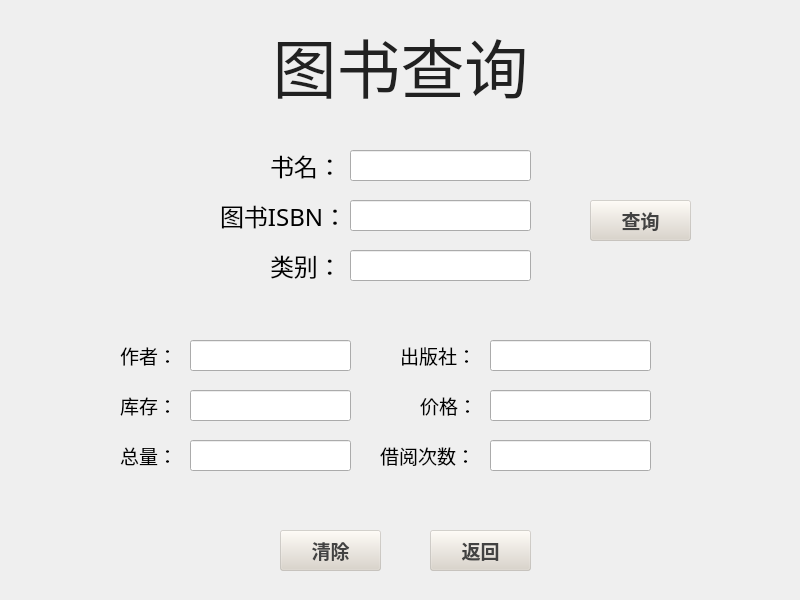
<?xml version="1.0" encoding="UTF-8"?>
<ui version="4.0">
 <class>BookInfo</class>
 <widget class="QWidget" name="BookInfo">
  <property name="geometry">
   <rect>
    <x>0</x>
    <y>0</y>
    <width>800</width>
    <height>600</height>
   </rect>
  </property>
  <property name="windowTitle">
   <string>Form</string>
  </property>
  <widget class="QLabel" name="label_7">
   <property name="geometry">
    <rect>
     <x>270</x>
     <y>150</y>
     <width>141</width>
     <height>31</height>
    </rect>
   </property>
   <property name="font">
    <font>
     <family>楷体</family>
     <pointsize>18</pointsize>
    </font>
   </property>
   <property name="text">
    <string>书名：</string>
   </property>
  </widget>
  <widget class="QLineEdit" name="lineEdit_2">
   <property name="geometry">
    <rect>
     <x>350</x>
     <y>200</y>
     <width>181</width>
     <height>31</height>
    </rect>
   </property>
   <property name="font">
    <font>
     <family>黑体</family>
     <pointsize>12</pointsize>
    </font>
   </property>
   <property name="cursor">
    <cursorShape>IBeamCursor</cursorShape>
   </property>
   <property name="text">
    <string/>
   </property>
  </widget>
  <widget class="QPushButton" name="pushButton_3">
   <property name="geometry">
    <rect>
     <x>280</x>
     <y>530</y>
     <width>101</width>
     <height>41</height>
    </rect>
   </property>
   <property name="font">
    <font>
     <family>楷体</family>
     <pointsize>14</pointsize>
     <weight>75</weight>
     <bold>true</bold>
    </font>
   </property>
   <property name="styleSheet">
    <string notr="true">color: rgb(66, 66, 66);
background-color: rgb(218, 211, 200,100);</string>
   </property>
   <property name="text">
    <string>清除</string>
   </property>
  </widget>
  <widget class="QPushButton" name="pushButton_2">
   <property name="geometry">
    <rect>
     <x>430</x>
     <y>530</y>
     <width>101</width>
     <height>41</height>
    </rect>
   </property>
   <property name="font">
    <font>
     <family>楷体</family>
     <pointsize>14</pointsize>
     <weight>75</weight>
     <bold>true</bold>
    </font>
   </property>
   <property name="styleSheet">
    <string notr="true">color: rgb(66, 66, 66);
background-color: rgb(218, 211, 200,100);</string>
   </property>
   <property name="text">
    <string>返回</string>
   </property>
  </widget>
  <widget class="QLineEdit" name="lineEdit_1">
   <property name="geometry">
    <rect>
     <x>350</x>
     <y>150</y>
     <width>181</width>
     <height>31</height>
    </rect>
   </property>
   <property name="font">
    <font>
     <family>黑体</family>
     <pointsize>12</pointsize>
    </font>
   </property>
   <property name="cursor">
    <cursorShape>IBeamCursor</cursorShape>
   </property>
   <property name="text">
    <string/>
   </property>
  </widget>
  <widget class="QLabel" name="label_6">
   <property name="geometry">
    <rect>
     <x>220</x>
     <y>200</y>
     <width>131</width>
     <height>31</height>
    </rect>
   </property>
   <property name="font">
    <font>
     <family>楷体</family>
     <pointsize>18</pointsize>
    </font>
   </property>
   <property name="text">
    <string>图书ISBN：</string>
   </property>
  </widget>
  <widget class="QLineEdit" name="lineEdit_3">
   <property name="geometry">
    <rect>
     <x>190</x>
     <y>340</y>
     <width>161</width>
     <height>31</height>
    </rect>
   </property>
   <property name="font">
    <font>
     <family>楷体</family>
     <pointsize>11</pointsize>
    </font>
   </property>
   <property name="cursor">
    <cursorShape>ArrowCursor</cursorShape>
   </property>
  </widget>
  <widget class="QLabel" name="label_2">
   <property name="geometry">
    <rect>
     <x>120</x>
     <y>340</y>
     <width>91</width>
     <height>31</height>
    </rect>
   </property>
   <property name="font">
    <font>
     <family>楷体</family>
     <pointsize>14</pointsize>
    </font>
   </property>
   <property name="text">
    <string>作者：</string>
   </property>
  </widget>
  <widget class="QLineEdit" name="lineEdit_5">
   <property name="geometry">
    <rect>
     <x>190</x>
     <y>390</y>
     <width>161</width>
     <height>31</height>
    </rect>
   </property>
   <property name="font">
    <font>
     <family>楷体</family>
     <pointsize>11</pointsize>
    </font>
   </property>
   <property name="cursor">
    <cursorShape>ArrowCursor</cursorShape>
   </property>
  </widget>
  <widget class="QLabel" name="label_3">
   <property name="geometry">
    <rect>
     <x>120</x>
     <y>390</y>
     <width>91</width>
     <height>31</height>
    </rect>
   </property>
   <property name="font">
    <font>
     <family>楷体</family>
     <pointsize>14</pointsize>
    </font>
   </property>
   <property name="text">
    <string>库存：</string>
   </property>
  </widget>
  <widget class="QLineEdit" name="lineEdit_4">
   <property name="geometry">
    <rect>
     <x>190</x>
     <y>440</y>
     <width>161</width>
     <height>31</height>
    </rect>
   </property>
   <property name="font">
    <font>
     <family>楷体</family>
     <pointsize>11</pointsize>
    </font>
   </property>
  </widget>
  <widget class="QLabel" name="label_4">
   <property name="geometry">
    <rect>
     <x>120</x>
     <y>440</y>
     <width>91</width>
     <height>31</height>
    </rect>
   </property>
   <property name="font">
    <font>
     <family>楷体</family>
     <pointsize>14</pointsize>
    </font>
   </property>
   <property name="text">
    <string>总量：</string>
   </property>
  </widget>
  <widget class="QPushButton" name="pushButton_4">
   <property name="geometry">
    <rect>
     <x>590</x>
     <y>200</y>
     <width>101</width>
     <height>41</height>
    </rect>
   </property>
   <property name="font">
    <font>
     <family>楷体</family>
     <pointsize>14</pointsize>
     <weight>75</weight>
     <bold>true</bold>
    </font>
   </property>
   <property name="styleSheet">
    <string notr="true">color: rgb(66, 66, 66);
background-color: rgb(218, 211, 200,100);</string>
   </property>
   <property name="text">
    <string>查询</string>
   </property>
  </widget>
  <widget class="QLabel" name="label_9">
   <property name="geometry">
    <rect>
     <x>270</x>
     <y>250</y>
     <width>131</width>
     <height>31</height>
    </rect>
   </property>
   <property name="font">
    <font>
     <family>楷体</family>
     <pointsize>18</pointsize>
    </font>
   </property>
   <property name="text">
    <string>类别：</string>
   </property>
  </widget>
  <widget class="QLineEdit" name="lineEdit_6">
   <property name="geometry">
    <rect>
     <x>350</x>
     <y>250</y>
     <width>181</width>
     <height>31</height>
    </rect>
   </property>
   <property name="font">
    <font>
     <family>黑体</family>
     <pointsize>12</pointsize>
    </font>
   </property>
   <property name="cursor">
    <cursorShape>IBeamCursor</cursorShape>
   </property>
   <property name="text">
    <string/>
   </property>
  </widget>
  <widget class="QLabel" name="label_5">
   <property name="geometry">
    <rect>
     <x>420</x>
     <y>390</y>
     <width>91</width>
     <height>31</height>
    </rect>
   </property>
   <property name="font">
    <font>
     <family>楷体</family>
     <pointsize>14</pointsize>
    </font>
   </property>
   <property name="text">
    <string>价格：</string>
   </property>
  </widget>
  <widget class="QLineEdit" name="lineEdit_7">
   <property name="geometry">
    <rect>
     <x>490</x>
     <y>340</y>
     <width>161</width>
     <height>31</height>
    </rect>
   </property>
   <property name="font">
    <font>
     <family>楷体</family>
     <pointsize>11</pointsize>
    </font>
   </property>
   <property name="cursor">
    <cursorShape>ArrowCursor</cursorShape>
   </property>
  </widget>
  <widget class="QLineEdit" name="lineEdit_8">
   <property name="geometry">
    <rect>
     <x>490</x>
     <y>390</y>
     <width>161</width>
     <height>31</height>
    </rect>
   </property>
   <property name="font">
    <font>
     <family>楷体</family>
     <pointsize>11</pointsize>
    </font>
   </property>
   <property name="cursor">
    <cursorShape>ArrowCursor</cursorShape>
   </property>
  </widget>
  <widget class="QLabel" name="label_10">
   <property name="geometry">
    <rect>
     <x>400</x>
     <y>340</y>
     <width>91</width>
     <height>31</height>
    </rect>
   </property>
   <property name="font">
    <font>
     <family>楷体</family>
     <pointsize>14</pointsize>
    </font>
   </property>
   <property name="text">
    <string>出版社：</string>
   </property>
  </widget>
  <widget class="QLabel" name="label_11">
   <property name="geometry">
    <rect>
     <x>380</x>
     <y>440</y>
     <width>91</width>
     <height>31</height>
    </rect>
   </property>
   <property name="font">
    <font>
     <family>楷体</family>
     <pointsize>14</pointsize>
    </font>
   </property>
   <property name="text">
    <string>借阅次数：</string>
   </property>
  </widget>
  <widget class="QLineEdit" name="lineEdit_9">
   <property name="geometry">
    <rect>
     <x>490</x>
     <y>440</y>
     <width>161</width>
     <height>31</height>
    </rect>
   </property>
   <property name="font">
    <font>
     <family>楷体</family>
     <pointsize>11</pointsize>
    </font>
   </property>
   <property name="cursor">
    <cursorShape>ArrowCursor</cursorShape>
   </property>
   <property name="text">
    <string/>
   </property>
  </widget>
  <widget class="QLabel" name="label_8">
   <property name="geometry">
    <rect>
     <x>0</x>
     <y>10</y>
     <width>801</width>
     <height>111</height>
    </rect>
   </property>
   <property name="font">
    <font>
     <family>华文行楷</family>
     <pointsize>48</pointsize>
     <weight>50</weight>
     <bold>false</bold>
    </font>
   </property>
   <property name="styleSheet">
    <string notr="true">color: rgb(16, 16, 16);</string>
   </property>
   <property name="text">
    <string>&lt;html&gt;&lt;head/&gt;&lt;body&gt;&lt;p&gt;&lt;span style=&quot; color:#212121;&quot;&gt;图书查询&lt;/span&gt;&lt;/p&gt;&lt;/body&gt;&lt;/html&gt;</string>
   </property>
   <property name="alignment">
    <set>Qt::AlignCenter</set>
   </property>
  </widget>
 </widget>
 <resources/>
 <connections/>
</ui>
